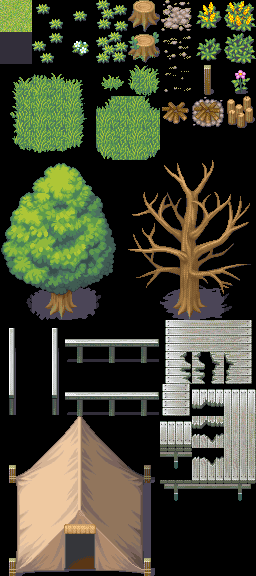

A level layout from a 2D game, rendered from its tile map. Below: a short description, then the map file with tile-grid data replaced by summaries:
An orthogonal 16x36 tile map with 16x16 px tiles, 3 tile layers (Tiles, NonPassable, ChangeMap).

<map version="1.0" orientation="orthogonal" width="16" height="36" tilewidth="16" tileheight="16">
 <tileset firstgid="1" name="Grassland" tilewidth="16" tileheight="16">
  <image source="../../graphics/tilesets/grassland.png" width="256" height="576" />
 </tileset>
 <layer name="Tiles" width="16" height="36">
  <data>[576 cells, 576 non-empty, 576 distinct tile ids]</data>
 </layer>
 <layer name="NonPassable" width="16" height="36">
  <data>[576 cells, 168 non-empty, 168 distinct tile ids]</data>
 </layer>
 <layer name="ChangeMap" width="16" height="36">
  <data>[576 cells, 4 non-empty, 4 distinct tile ids]</data>
 </layer>
</map>
